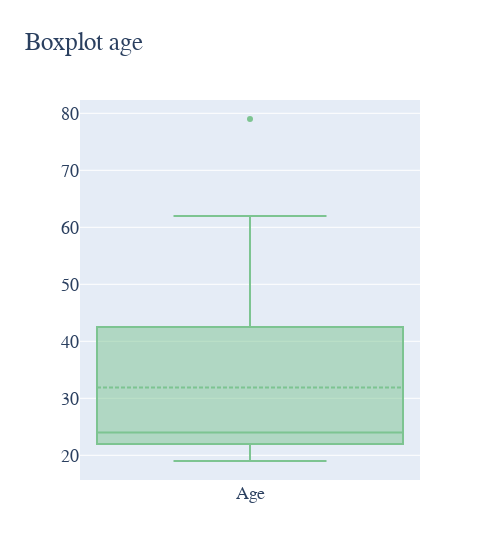

The notebook cell this image was saved under:
### Code cell
# Boxplot age + mean
import plotly.graph_objects as go

fig = go.Figure()
fig.add_trace(go.Box(
    y=df_annotators['Age'],
    name='Age',
    marker_color=colors[0],
    boxmean=True,
    width=600
))
fig.update_layout(
    title_text='Boxplot age', # title of plot
    font=dict(
        family="Helvetica",
        size=18
    ),
    width=500,
)
fig.show()

### Figure 1 — Plotly figure (JSON) as saved in the notebook; plotly's stock layout.template omitted (floating-point values rounded to 4 significant figures)
{"data": [{"boxmean": true, "marker": {"color": "#7dc491"}, "name": "Age", "type": "box", "width": 600, "y": [22, 21, 23, 22, 24, 57, 57, 58, 36, 22, 23, 24, 55, 22, 22, 27, 41, 55, 21, 24, 62, 46, 22, 43, 21, 23, 23, 27, 43, 50, 58, 32, 19, 26, 53, 22, 48, 56, 55, 20, 57, 23, 26, 49, 22, 22, 24, 48, 24, 22, 31, 23, 25, 20, 22, 24, 21, 45, 50, 24, 23, 22, 23, 23, 24, 22, 30, 22, 45, 55, 23, 23, 23, 23, 23, 23, 21, 79, 33, 22, 25, 22, 36, 33, 57, 22, 25, 24, 30, 23, 25, 22, 35, 36, 24]}], "layout": {"font": {"family": "Helvetica", "size": 18}, "title": {"text": "Boxplot age"}, "width": 500}}
